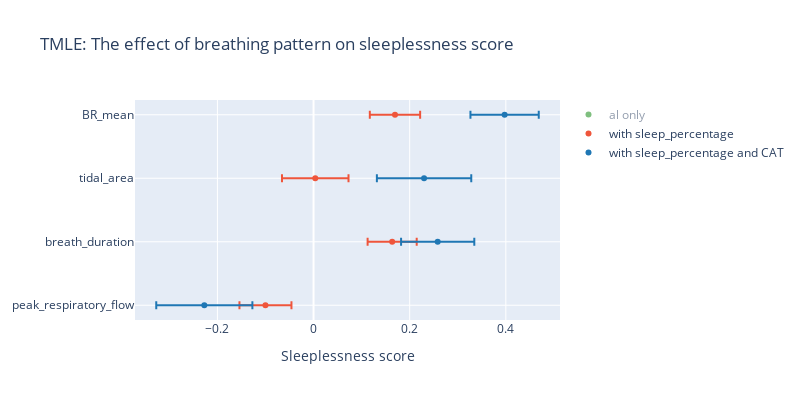

Notebook code for this chart:
### Markdown cell above
## TMLE results with CAT

### Code cell
fig = go.Figure()

df = pd.read_csv(f"results/NHS/TMLE/agg/tmle.csv")
df = df[df.V1.isin(['BR_mean','tidal_area','breath_duration','peak_respiratory_flow'])]
fig.add_trace(go.Scatter(x=df.V2, y=df.V1, mode='markers', error_x=dict(array=df.V3), name="al only", line_color='green'))
df = pd.read_csv(f"results/NHS/TMLE/agg/tmle_quantile0.75.csv")
fig.add_trace(go.Scatter(x=df.V2, y=df.V1, mode='markers', error_x=dict(array=df.V3), name="with sleep_percentage"))
df = pd.read_csv(f"results/NHS/TMLE/with_CAT/tmle_quantile0.75.csv")
fig.add_trace(go.Scatter(x=df.V2, y=df.V1, mode='markers', error_x=dict(array=df.V3), name="with sleep_percentage and CAT", line_color='#1f77b4'))

fig['layout']['yaxis']['autorange'] = "reversed"
fig.update_layout(
    title=f"TMLE: The effect of breathing pattern on sleeplessness score",
    xaxis_title="Sleeplessness score",
    autosize=False,
    width=800,
    height=400,
)
fig.show()

### Figure 1 — Plotly figure (JSON) as saved in the notebook; plotly's stock layout.template omitted (floating-point values rounded to 4 significant figures)
{"data": [{"error_x": {"array": [0.2023, 0.1786, 0.1531, 0.1625]}, "line": {"color": "green"}, "mode": "markers", "name": "al only", "type": "scatter", "visible": "legendonly", "x": [-0.006968, 0.4137, 0.5178, 0.2497], "y": ["BR_mean", "tidal_area", "breath_duration", "peak_respiratory_flow"]}, {"error_x": {"array": [0.05235, 0.0692, 0.05107, 0.05409]}, "mode": "markers", "name": "with sleep_percentage", "type": "scatter", "x": [0.1694, 0.003542, 0.1635, -0.1], "y": ["BR_mean", "tidal_area", "breath_duration", "peak_respiratory_flow"]}, {"error_x": {"array": [0.07105, 0.09817, 0.07616, 0.1]}, "line": {"color": "#1f77b4"}, "mode": "markers", "name": "with sleep_percentage and CAT", "type": "scatter", "x": [0.3975, 0.2299, 0.2583, -0.2272], "y": ["BR_mean", "tidal_area", "breath_duration", "peak_respiratory_flow"]}], "layout": {"autosize": false, "height": 400, "title": {"text": "TMLE: The effect of breathing pattern on sleeplessness score"}, "width": 800, "xaxis": {"autorange": true, "range": [-0.3714, 0.5127], "title": {"text": "Sleeplessness score"}, "type": "linear"}, "yaxis": {"autorange": true, "range": [3.232, -0.2323], "type": "category"}}}
